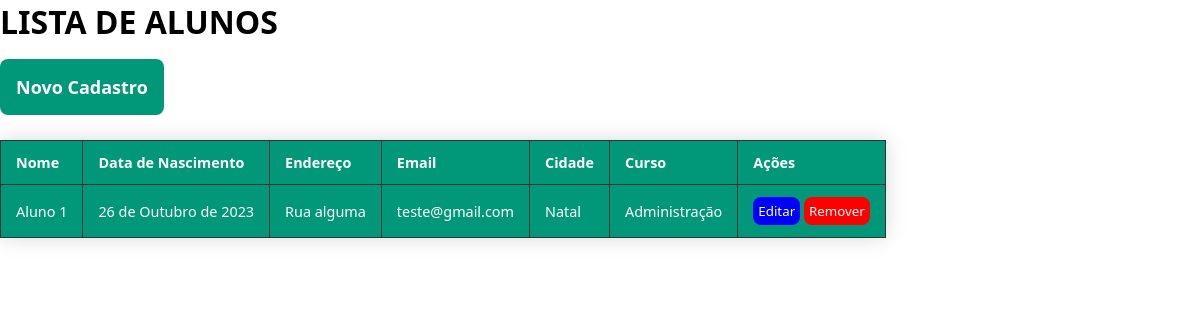
The app's page /, older data.
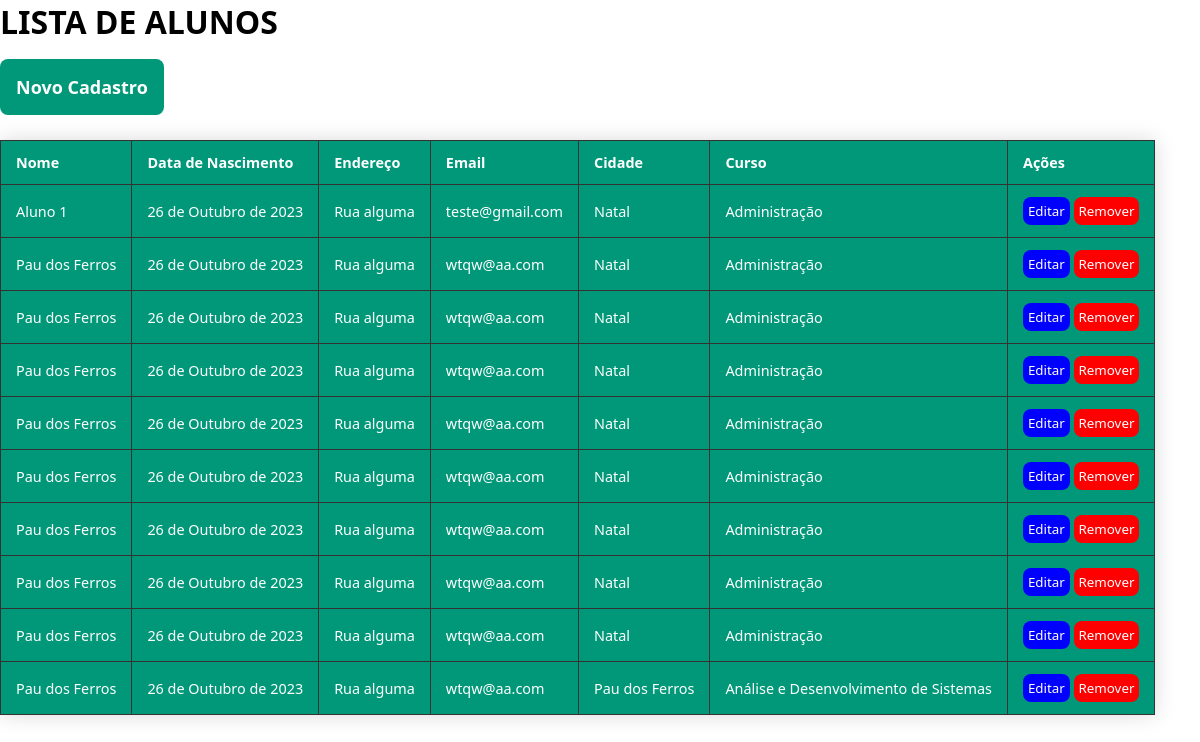
The same page, newer data.
### controle_mat/models.py (models this page shows, shortened)
class Aluno(models.Model):
    nome = models.CharField(max_length=255)
    endereco = models.CharField(max_length=255)
    email = models.CharField(max_length=50)
    data_de_nascimento = models.DateField()
    cidade = models.ForeignKey(Cidade, on_delete=models.CASCADE)
    curso = models.ForeignKey(Curso, on_delete=models.CASCADE)

class Cidade(models.Model):
    nome = models.CharField(max_length=255)
    sigla_estado = models.CharField(max_length=2)
    def __str__(self):
        return self.nome

class Curso(models.Model):
    nome = models.CharField(max_length=255)
    def __str__(self):
        return self.nome

### controle_mat/views.py (the view)
# urls.py: path('', index, name="index"),
def index(request):
    alunos = Aluno.objects.all()
    return render(request, 'index.html', {'alunos': alunos})

### controle_mat/templates/index.html (shortened to what this page needs)
{% load static %}
<!DOCTYPE html>
<html lang="en">
<head>
    <link rel="stylesheet" href="{% static 'index.css' %}">
</head>
<body>
    <h1>LISTA DE ALUNOS</h1>
    <a href="{% url 'createStudent' %}">
        <button id="btn_cadastro">Novo Cadastro</button>
    </a>
    <table>
        <tr>
            <th>Nome</th>
            <th>Data de Nascimento</th>
            <th>Endereço</th>
            <th>Email</th>
            <th>Cidade</th>
            <th>Curso</th>
            <th>Ações</th>
        </tr>
        {% for aluno in alunos %}
            <tr>
                <td>{{aluno.nome}}</td>
                <td>{{aluno.data_de_nascimento}}</td>
                <td>{{aluno.endereco}}</td>
                <td>{{aluno.email}}</td>
                <td>{{aluno.cidade}}</td>
                <td>{{aluno.curso}}</td>
                <td>
                    <button style="background-color: blue">Editar</button>
                    <button style="background-color: red">Remover</button>
                </td>
            </tr>
        {% endfor %}
    </table>
</body>
</html>

### controle_mat/static/index.css (style rules this page uses)
* { padding: 0; box-sizing: border-box; margin: 0; font-family: system-ui, -apple-system, BlinkMacSystemFont, 'Segoe UI', Roboto, Oxygen, Ubuntu, Cantarell, 'Open Sans', 'Helvetica Neue', sans-serif; }
#btn_cadastro { border: none; padding: 16px; font-size: 18px; font-weight: 700; margin-top: 16px; border-radius: 8px; background-color: #009879; color: white; cursor: pointer; }
table { border-collapse: collapse; margin: 25px 0; font-size: 0.9em; font-family: sans-serif; min-width: 400px; box-shadow: 0 0 20px rgba(0, 0, 0, 0.15); }
table tr { background-color: #009879; color: #ffffff; text-align: left; }
table :where(th, td) { border: 1px solid #333; padding: 12px 15px; }
table button { border: none; padding: 5px; border-radius: 8px; color: white; font-weight: 700px; cursor: pointer; }

Row changes from the older to the newer data that the page shows:
added Aluno: nome "Pau dos Ferros", data_de_nascimento "26 de Outubro de 2023", endereco "Rua alguma", email "wtqw@aa.com", cidade "Natal", curso "Administração"
added Aluno: nome "Pau dos Ferros", data_de_nascimento "26 de Outubro de 2023", endereco "Rua alguma", email "wtqw@aa.com", cidade "Natal", curso "Administração"
added Aluno: nome "Pau dos Ferros", data_de_nascimento "26 de Outubro de 2023", endereco "Rua alguma", email "wtqw@aa.com", cidade "Natal", curso "Administração"
added Aluno: nome "Pau dos Ferros", data_de_nascimento "26 de Outubro de 2023", endereco "Rua alguma", email "wtqw@aa.com", cidade "Natal", curso "Administração"
added Aluno: nome "Pau dos Ferros", data_de_nascimento "26 de Outubro de 2023", endereco "Rua alguma", email "wtqw@aa.com", cidade "Natal", curso "Administração"
added Aluno: nome "Pau dos Ferros", data_de_nascimento "26 de Outubro de 2023", endereco "Rua alguma", email "wtqw@aa.com", cidade "Natal", curso "Administração"
added Aluno: nome "Pau dos Ferros", data_de_nascimento "26 de Outubro de 2023", endereco "Rua alguma", email "wtqw@aa.com", cidade "Natal", curso "Administração"
added Aluno: nome "Pau dos Ferros", data_de_nascimento "26 de Outubro de 2023", endereco "Rua alguma", email "wtqw@aa.com", cidade "Natal", curso "Administração"
added Aluno: nome "Pau dos Ferros", data_de_nascimento "26 de Outubro de 2023", endereco "Rua alguma", email "wtqw@aa.com", cidade "Pau dos Ferros", curso "Análise e Desenvolvimento de Sistemas"
